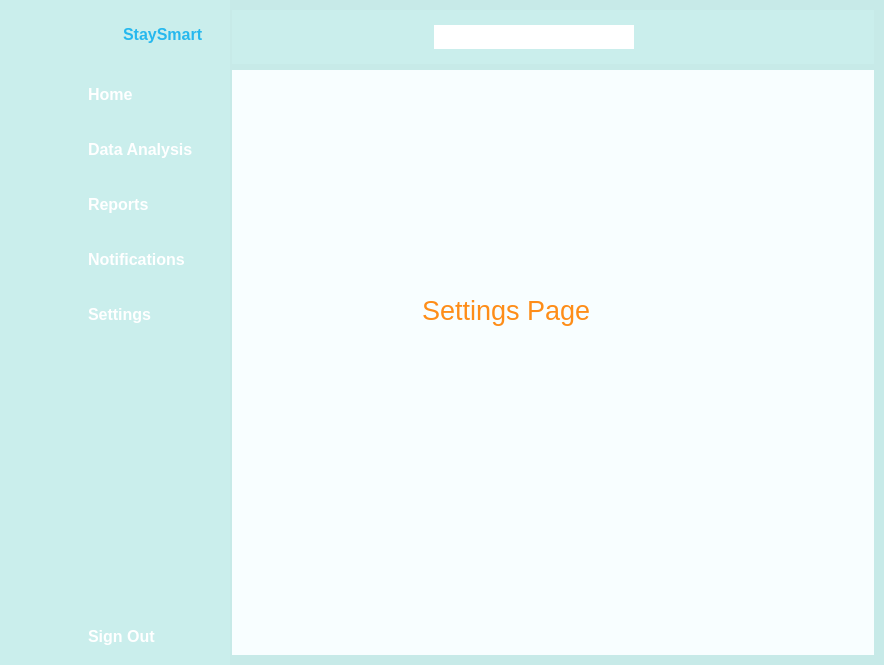
<?xml version="1.0" encoding="UTF-8"?>
<ui version="4.0">
 <class>MainWindow</class>
 <widget class="QMainWindow" name="MainWindow">
  <property name="geometry">
   <rect>
    <x>0</x>
    <y>0</y>
    <width>884</width>
    <height>665</height>
   </rect>
  </property>
  <property name="minimumSize">
   <size>
    <width>800</width>
    <height>600</height>
   </size>
  </property>
  <property name="windowTitle">
   <string>MainWindow</string>
  </property>
  <property name="styleSheet">
   <string notr="true">background-color: rgb(202, 238, 236);</string>
  </property>
  <widget class="QWidget" name="centralwidget">
   <layout class="QGridLayout" name="gridLayout">
    <property name="leftMargin">
     <number>0</number>
    </property>
    <property name="topMargin">
     <number>0</number>
    </property>
    <property name="rightMargin">
     <number>0</number>
    </property>
    <property name="bottomMargin">
     <number>0</number>
    </property>
    <item row="0" column="0">
     <widget class="QWidget" name="iconsWidget" native="true">
      <property name="styleSheet">
       <string notr="true">QWidget{
	
	background-color: rgb(202, 238, 236);
}

QPushButton{
	color: white;
	height: 40px;
	border: none;
	border-radius: 10px;
}

QPushButton:checked{
	background-color: rgb(44, 49, 60);
	font-weight: bold;
}</string>
      </property>
      <layout class="QVBoxLayout" name="verticalLayout_3">
       <property name="spacing">
        <number>0</number>
       </property>
       <item>
        <layout class="QHBoxLayout" name="horizontalLayout_3">
         <item>
          <widget class="QLabel" name="staySmartLogo">
           <property name="minimumSize">
            <size>
             <width>45</width>
             <height>50</height>
            </size>
           </property>
           <property name="maximumSize">
            <size>
             <width>40</width>
             <height>50</height>
            </size>
           </property>
           <property name="text">
            <string/>
           </property>
           <property name="pixmap">
            <pixmap resource="main_gui_icons.qrc">:/Logo/Logo/Stay Smart Logo 1.png</pixmap>
           </property>
           <property name="scaledContents">
            <bool>true</bool>
           </property>
          </widget>
         </item>
        </layout>
       </item>
       <item>
        <layout class="QVBoxLayout" name="verticalLayout">
         <property name="spacing">
          <number>15</number>
         </property>
         <property name="topMargin">
          <number>15</number>
         </property>
         <item>
          <widget class="QPushButton" name="homeButton">
           <property name="text">
            <string/>
           </property>
           <property name="icon">
            <iconset resource="main_gui_icons.qrc">
             <normaloff>:/IconsOrange/IconsOrange/#fe8d18/home.svg</normaloff>:/IconsOrange/IconsOrange/#fe8d18/home.svg</iconset>
           </property>
           <property name="iconSize">
            <size>
             <width>24</width>
             <height>24</height>
            </size>
           </property>
           <property name="checkable">
            <bool>true</bool>
           </property>
           <property name="autoExclusive">
            <bool>true</bool>
           </property>
          </widget>
         </item>
         <item>
          <widget class="QPushButton" name="dataAnalysisButton">
           <property name="text">
            <string/>
           </property>
           <property name="icon">
            <iconset resource="main_gui_icons.qrc">
             <normaloff>:/IconsOrange/IconsOrange/#fe8d18/database.svg</normaloff>:/IconsOrange/IconsOrange/#fe8d18/database.svg</iconset>
           </property>
           <property name="iconSize">
            <size>
             <width>24</width>
             <height>24</height>
            </size>
           </property>
           <property name="checkable">
            <bool>true</bool>
           </property>
           <property name="autoExclusive">
            <bool>true</bool>
           </property>
          </widget>
         </item>
         <item>
          <widget class="QPushButton" name="reportsButton">
           <property name="text">
            <string/>
           </property>
           <property name="icon">
            <iconset resource="main_gui_icons.qrc">
             <normaloff>:/IconsOrange/IconsOrange/#fe8d18/clipboard.svg</normaloff>:/IconsOrange/IconsOrange/#fe8d18/clipboard.svg</iconset>
           </property>
           <property name="iconSize">
            <size>
             <width>24</width>
             <height>24</height>
            </size>
           </property>
           <property name="checkable">
            <bool>true</bool>
           </property>
           <property name="autoExclusive">
            <bool>true</bool>
           </property>
          </widget>
         </item>
         <item>
          <widget class="QPushButton" name="notificationsButton">
           <property name="text">
            <string/>
           </property>
           <property name="icon">
            <iconset resource="main_gui_icons.qrc">
             <normaloff>:/IconsOrange/IconsOrange/#fe8d18/message-square.svg</normaloff>:/IconsOrange/IconsOrange/#fe8d18/message-square.svg</iconset>
           </property>
           <property name="iconSize">
            <size>
             <width>24</width>
             <height>24</height>
            </size>
           </property>
           <property name="checkable">
            <bool>true</bool>
           </property>
           <property name="autoExclusive">
            <bool>true</bool>
           </property>
          </widget>
         </item>
         <item>
          <widget class="QPushButton" name="settingsButton">
           <property name="text">
            <string/>
           </property>
           <property name="icon">
            <iconset resource="main_gui_icons.qrc">
             <normaloff>:/IconsOrange/IconsOrange/#fe8d18/settings.svg</normaloff>:/IconsOrange/IconsOrange/#fe8d18/settings.svg</iconset>
           </property>
           <property name="iconSize">
            <size>
             <width>24</width>
             <height>24</height>
            </size>
           </property>
           <property name="checkable">
            <bool>true</bool>
           </property>
           <property name="autoExclusive">
            <bool>true</bool>
           </property>
          </widget>
         </item>
         <item>
          <spacer name="verticalSpacer">
           <property name="orientation">
            <enum>Qt::Vertical</enum>
           </property>
           <property name="sizeHint" stdset="0">
            <size>
             <width>20</width>
             <height>258</height>
            </size>
           </property>
          </spacer>
         </item>
         <item>
          <widget class="QPushButton" name="signOutButton">
           <property name="text">
            <string/>
           </property>
           <property name="icon">
            <iconset resource="main_gui_icons.qrc">
             <normaloff>:/IconsOrange/IconsOrange/#fe8d18/log-out.svg</normaloff>:/IconsOrange/IconsOrange/#fe8d18/log-out.svg</iconset>
           </property>
           <property name="iconSize">
            <size>
             <width>24</width>
             <height>24</height>
            </size>
           </property>
          </widget>
         </item>
        </layout>
       </item>
      </layout>
     </widget>
    </item>
    <item row="0" column="2">
     <widget class="QWidget" name="mainWidget" native="true">
      <property name="styleSheet">
       <string notr="true">background-color: rgb(199, 234, 232);</string>
      </property>
      <layout class="QVBoxLayout" name="verticalLayout_5">
       <property name="leftMargin">
        <number>2</number>
       </property>
       <property name="topMargin">
        <number>10</number>
       </property>
       <property name="rightMargin">
        <number>10</number>
       </property>
       <property name="bottomMargin">
        <number>10</number>
       </property>
       <item>
        <widget class="QWidget" name="header_widget" native="true">
         <property name="styleSheet">
          <string notr="true">background-color: rgb(202, 238, 236);
border: none;
</string>
         </property>
         <layout class="QHBoxLayout" name="horizontalLayout_4">
          <property name="leftMargin">
           <number>10</number>
          </property>
          <property name="topMargin">
           <number>15</number>
          </property>
          <property name="rightMargin">
           <number>10</number>
          </property>
          <property name="bottomMargin">
           <number>15</number>
          </property>
          <item>
           <widget class="QPushButton" name="collapseAndExpandButton">
            <property name="text">
             <string/>
            </property>
            <property name="icon">
             <iconset resource="main_gui_icons.qrc">
              <normaloff>:/IconsOrange/IconsOrange/#fe8d18/menu.svg</normaloff>:/IconsOrange/IconsOrange/#fe8d18/menu.svg</iconset>
            </property>
            <property name="iconSize">
             <size>
              <width>24</width>
              <height>24</height>
             </size>
            </property>
            <property name="checkable">
             <bool>true</bool>
            </property>
            <property name="autoExclusive">
             <bool>false</bool>
            </property>
           </widget>
          </item>
          <item>
           <spacer name="horizontalSpacer_2">
            <property name="orientation">
             <enum>Qt::Horizontal</enum>
            </property>
            <property name="sizeHint" stdset="0">
             <size>
              <width>100</width>
              <height>20</height>
             </size>
            </property>
           </spacer>
          </item>
          <item>
           <layout class="QHBoxLayout" name="horizontalLayout">
            <item>
             <widget class="QLineEdit" name="searchBar">
              <property name="minimumSize">
               <size>
                <width>200</width>
                <height>24</height>
               </size>
              </property>
              <property name="styleSheet">
               <string notr="true">background-color: rgb(255, 255, 255);</string>
              </property>
             </widget>
            </item>
            <item>
             <widget class="QPushButton" name="searchButton">
              <property name="text">
               <string/>
              </property>
              <property name="icon">
               <iconset resource="main_gui_icons.qrc">
                <normaloff>:/IconsOrange/IconsOrange/#fe8d18/search.svg</normaloff>:/IconsOrange/IconsOrange/#fe8d18/search.svg</iconset>
              </property>
              <property name="iconSize">
               <size>
                <width>24</width>
                <height>24</height>
               </size>
              </property>
             </widget>
            </item>
           </layout>
          </item>
          <item>
           <spacer name="horizontalSpacer">
            <property name="orientation">
             <enum>Qt::Horizontal</enum>
            </property>
            <property name="sizeHint" stdset="0">
             <size>
              <width>100</width>
              <height>20</height>
             </size>
            </property>
           </spacer>
          </item>
          <item>
           <widget class="QPushButton" name="profileButton">
            <property name="autoFillBackground">
             <bool>false</bool>
            </property>
            <property name="styleSheet">
             <string notr="true">border-radius: 40px;</string>
            </property>
            <property name="text">
             <string/>
            </property>
            <property name="icon">
             <iconset resource="main_gui_icons.qrc">
              <normaloff>:/IconsOrange/IconsOrange/#fe8d18/user.svg</normaloff>:/IconsOrange/IconsOrange/#fe8d18/user.svg</iconset>
            </property>
            <property name="iconSize">
             <size>
              <width>24</width>
              <height>24</height>
             </size>
            </property>
           </widget>
          </item>
         </layout>
        </widget>
       </item>
       <item>
        <widget class="QStackedWidget" name="stackedWidget">
         <property name="styleSheet">
          <string notr="true">color: rgb(254, 141, 24);
background-color: rgb(248, 254, 255);</string>
         </property>
         <property name="currentIndex">
          <number>3</number>
         </property>
         <widget class="QWidget" name="homePage">
          <widget class="QLabel" name="placeholderTextForHomePage">
           <property name="geometry">
            <rect>
             <x>200</x>
             <y>210</y>
             <width>171</width>
             <height>81</height>
            </rect>
           </property>
           <property name="font">
            <font>
             <pointsize>20</pointsize>
            </font>
           </property>
           <property name="text">
            <string>&lt;html&gt;&lt;head/&gt;&lt;body&gt;&lt;p&gt;&lt;span style=&quot; color:#fe8d18;&quot;&gt;Home Page&lt;/span&gt;&lt;/p&gt;&lt;/body&gt;&lt;/html&gt;</string>
           </property>
          </widget>
         </widget>
         <widget class="QWidget" name="dataAnalysisPage">
          <widget class="QLabel" name="placeholderTextForDataAnalysisPage">
           <property name="geometry">
            <rect>
             <x>170</x>
             <y>210</y>
             <width>251</width>
             <height>81</height>
            </rect>
           </property>
           <property name="font">
            <font>
             <pointsize>20</pointsize>
            </font>
           </property>
           <property name="text">
            <string>Data Analysis Page</string>
           </property>
          </widget>
         </widget>
         <widget class="QWidget" name="reportsPage">
          <widget class="QLabel" name="placeholderTextForReportsPage">
           <property name="geometry">
            <rect>
             <x>200</x>
             <y>200</y>
             <width>171</width>
             <height>81</height>
            </rect>
           </property>
           <property name="font">
            <font>
             <pointsize>20</pointsize>
            </font>
           </property>
           <property name="text">
            <string>Reports Page</string>
           </property>
          </widget>
         </widget>
         <widget class="QWidget" name="settingsPage">
          <widget class="QLabel" name="placeholderTextForSettingsPage">
           <property name="geometry">
            <rect>
             <x>190</x>
             <y>200</y>
             <width>171</width>
             <height>81</height>
            </rect>
           </property>
           <property name="font">
            <font>
             <pointsize>20</pointsize>
            </font>
           </property>
           <property name="text">
            <string>Settings Page</string>
           </property>
          </widget>
         </widget>
         <widget class="QWidget" name="notificationsPage">
          <widget class="QLabel" name="placeholderTextForNotificationsPage">
           <property name="geometry">
            <rect>
             <x>160</x>
             <y>200</y>
             <width>251</width>
             <height>81</height>
            </rect>
           </property>
           <property name="font">
            <font>
             <pointsize>20</pointsize>
            </font>
           </property>
           <property name="text">
            <string>Notifications Page</string>
           </property>
          </widget>
         </widget>
        </widget>
       </item>
      </layout>
     </widget>
    </item>
    <item row="0" column="1">
     <widget class="QWidget" name="iconsWithTextWidget" native="true">
      <property name="styleSheet">
       <string notr="true">QWidget{
	background-color: rgb(202, 238, 236);
	color: white;
}

QPushButton{
	color: white;
	text-align: left;
	height: 40px;
	padding-left: 10px;
	border: none;
	border-top-left-radius: 10px;
	border-bottom-left-radius: 10px
}

QPushButton:checked{
	background-color: rgb(44, 49, 60);
	font-weight: bold;
}</string>
      </property>
      <layout class="QVBoxLayout" name="verticalLayout_4">
       <property name="spacing">
        <number>0</number>
       </property>
       <property name="rightMargin">
        <number>0</number>
       </property>
       <item>
        <layout class="QHBoxLayout" name="horizontalLayout_2">
         <property name="rightMargin">
          <number>20</number>
         </property>
         <item>
          <widget class="QLabel" name="staySmartLogoWithText">
           <property name="minimumSize">
            <size>
             <width>45</width>
             <height>50</height>
            </size>
           </property>
           <property name="maximumSize">
            <size>
             <width>45</width>
             <height>50</height>
            </size>
           </property>
           <property name="text">
            <string/>
           </property>
           <property name="pixmap">
            <pixmap resource="main_gui_icons.qrc">:/Logo/Logo/Stay Smart Logo 1.png</pixmap>
           </property>
           <property name="scaledContents">
            <bool>true</bool>
           </property>
          </widget>
         </item>
         <item>
          <widget class="QLabel" name="staySmartText">
           <property name="font">
            <font>
             <family>Segoe UI</family>
             <pointsize>12</pointsize>
             <italic>false</italic>
             <bold>true</bold>
            </font>
           </property>
           <property name="styleSheet">
            <string notr="true">
color: rgb(38, 184, 238);
font: 700 12pt &quot;Segoe UI&quot;;</string>
           </property>
           <property name="text">
            <string>StaySmart</string>
           </property>
          </widget>
         </item>
        </layout>
       </item>
       <item>
        <layout class="QVBoxLayout" name="verticalLayout_2">
         <property name="spacing">
          <number>15</number>
         </property>
         <property name="topMargin">
          <number>15</number>
         </property>
         <item>
          <widget class="QPushButton" name="homeButtonWithText">
           <property name="font">
            <font>
             <family>Segoe UI</family>
             <pointsize>12</pointsize>
             <italic>false</italic>
             <bold>true</bold>
            </font>
           </property>
           <property name="styleSheet">
            <string notr="true">
color: rgb(255, 255, 255);
font: 700 12pt &quot;Segoe UI&quot;;</string>
           </property>
           <property name="text">
            <string>Home</string>
           </property>
           <property name="icon">
            <iconset resource="main_gui_icons.qrc">
             <normaloff>:/IconsOrange/IconsOrange/#fe8d18/home.svg</normaloff>:/IconsOrange/IconsOrange/#fe8d18/home.svg</iconset>
           </property>
           <property name="iconSize">
            <size>
             <width>24</width>
             <height>24</height>
            </size>
           </property>
           <property name="checkable">
            <bool>true</bool>
           </property>
           <property name="autoExclusive">
            <bool>true</bool>
           </property>
          </widget>
         </item>
         <item>
          <widget class="QPushButton" name="dataAnalysisButtonWithText">
           <property name="font">
            <font>
             <family>Segoe UI</family>
             <pointsize>12</pointsize>
             <italic>false</italic>
             <bold>true</bold>
            </font>
           </property>
           <property name="styleSheet">
            <string notr="true">font: 700 12pt &quot;Segoe UI&quot;;
color: rgb(255, 255, 255);</string>
           </property>
           <property name="text">
            <string>Data Analysis</string>
           </property>
           <property name="icon">
            <iconset resource="main_gui_icons.qrc">
             <normaloff>:/IconsOrange/IconsOrange/#fe8d18/database.svg</normaloff>:/IconsOrange/IconsOrange/#fe8d18/database.svg</iconset>
           </property>
           <property name="iconSize">
            <size>
             <width>24</width>
             <height>24</height>
            </size>
           </property>
           <property name="checkable">
            <bool>true</bool>
           </property>
           <property name="autoExclusive">
            <bool>true</bool>
           </property>
          </widget>
         </item>
         <item>
          <widget class="QPushButton" name="reportsButtonWithText">
           <property name="font">
            <font>
             <family>Segoe UI</family>
             <pointsize>12</pointsize>
             <italic>false</italic>
             <bold>true</bold>
            </font>
           </property>
           <property name="styleSheet">
            <string notr="true">color: rgb(255, 255, 255);
font: 700 12pt &quot;Segoe UI&quot;;</string>
           </property>
           <property name="text">
            <string>Reports</string>
           </property>
           <property name="icon">
            <iconset resource="main_gui_icons.qrc">
             <normaloff>:/IconsOrange/IconsOrange/#fe8d18/clipboard.svg</normaloff>:/IconsOrange/IconsOrange/#fe8d18/clipboard.svg</iconset>
           </property>
           <property name="iconSize">
            <size>
             <width>24</width>
             <height>24</height>
            </size>
           </property>
           <property name="checkable">
            <bool>true</bool>
           </property>
           <property name="autoExclusive">
            <bool>true</bool>
           </property>
          </widget>
         </item>
         <item>
          <widget class="QPushButton" name="notificationsButtonWithText">
           <property name="font">
            <font>
             <family>Segoe UI</family>
             <pointsize>12</pointsize>
             <italic>false</italic>
             <bold>true</bold>
            </font>
           </property>
           <property name="styleSheet">
            <string notr="true">color: rgb(255, 255, 255);
font: 700 12pt &quot;Segoe UI&quot;;</string>
           </property>
           <property name="text">
            <string>Notifications</string>
           </property>
           <property name="icon">
            <iconset resource="main_gui_icons.qrc">
             <normaloff>:/IconsOrange/IconsOrange/#fe8d18/message-square.svg</normaloff>:/IconsOrange/IconsOrange/#fe8d18/message-square.svg</iconset>
           </property>
           <property name="iconSize">
            <size>
             <width>24</width>
             <height>24</height>
            </size>
           </property>
           <property name="checkable">
            <bool>true</bool>
           </property>
           <property name="autoExclusive">
            <bool>true</bool>
           </property>
          </widget>
         </item>
         <item>
          <widget class="QPushButton" name="settingsButtonWithText">
           <property name="font">
            <font>
             <family>Segoe UI</family>
             <pointsize>12</pointsize>
             <italic>false</italic>
             <bold>true</bold>
            </font>
           </property>
           <property name="styleSheet">
            <string notr="true">color: rgb(255, 255, 255);
font: 700 12pt &quot;Segoe UI&quot;;</string>
           </property>
           <property name="text">
            <string>Settings</string>
           </property>
           <property name="icon">
            <iconset resource="main_gui_icons.qrc">
             <normaloff>:/IconsOrange/IconsOrange/#fe8d18/settings.svg</normaloff>:/IconsOrange/IconsOrange/#fe8d18/settings.svg</iconset>
           </property>
           <property name="iconSize">
            <size>
             <width>24</width>
             <height>24</height>
            </size>
           </property>
           <property name="checkable">
            <bool>true</bool>
           </property>
           <property name="autoExclusive">
            <bool>true</bool>
           </property>
          </widget>
         </item>
         <item>
          <spacer name="verticalSpacer_2">
           <property name="orientation">
            <enum>Qt::Vertical</enum>
           </property>
           <property name="sizeHint" stdset="0">
            <size>
             <width>20</width>
             <height>258</height>
            </size>
           </property>
          </spacer>
         </item>
         <item>
          <widget class="QPushButton" name="signOutButtonWithText">
           <property name="font">
            <font>
             <family>Segoe UI</family>
             <pointsize>12</pointsize>
             <italic>false</italic>
             <bold>true</bold>
            </font>
           </property>
           <property name="styleSheet">
            <string notr="true">color: rgb(255, 255, 255);
font: 700 12pt &quot;Segoe UI&quot;;</string>
           </property>
           <property name="text">
            <string>Sign Out</string>
           </property>
           <property name="icon">
            <iconset resource="main_gui_icons.qrc">
             <normaloff>:/IconsOrange/IconsOrange/#fe8d18/log-out.svg</normaloff>:/IconsOrange/IconsOrange/#fe8d18/log-out.svg</iconset>
           </property>
           <property name="iconSize">
            <size>
             <width>24</width>
             <height>24</height>
            </size>
           </property>
          </widget>
         </item>
        </layout>
       </item>
      </layout>
     </widget>
    </item>
   </layout>
  </widget>
 </widget>
 <resources>
  <include location="main_gui_icons.qrc"/>
 </resources>
 <connections>
  <connection>
   <sender>collapseAndExpandButton</sender>
   <signal>toggled(bool)</signal>
   <receiver>iconsWidget</receiver>
   <slot>setHidden(bool)</slot>
   <hints>
    <hint type="sourcelabel">
     <x>267</x>
     <y>26</y>
    </hint>
    <hint type="destinationlabel">
     <x>64</x>
     <y>252</y>
    </hint>
   </hints>
  </connection>
  <connection>
   <sender>collapseAndExpandButton</sender>
   <signal>toggled(bool)</signal>
   <receiver>iconsWithTextWidget</receiver>
   <slot>setVisible(bool)</slot>
   <hints>
    <hint type="sourcelabel">
     <x>273</x>
     <y>29</y>
    </hint>
    <hint type="destinationlabel">
     <x>228</x>
     <y>304</y>
    </hint>
   </hints>
  </connection>
  <connection>
   <sender>settingsButton</sender>
   <signal>toggled(bool)</signal>
   <receiver>settingsButtonWithText</receiver>
   <slot>setChecked(bool)</slot>
   <hints>
    <hint type="sourcelabel">
     <x>36</x>
     <y>314</y>
    </hint>
    <hint type="destinationlabel">
     <x>101</x>
     <y>310</y>
    </hint>
   </hints>
  </connection>
  <connection>
   <sender>notificationsButton</sender>
   <signal>toggled(bool)</signal>
   <receiver>notificationsButtonWithText</receiver>
   <slot>setChecked(bool)</slot>
   <hints>
    <hint type="sourcelabel">
     <x>39</x>
     <y>252</y>
    </hint>
    <hint type="destinationlabel">
     <x>101</x>
     <y>257</y>
    </hint>
   </hints>
  </connection>
  <connection>
   <sender>reportsButton</sender>
   <signal>toggled(bool)</signal>
   <receiver>reportsButtonWithText</receiver>
   <slot>setChecked(bool)</slot>
   <hints>
    <hint type="sourcelabel">
     <x>37</x>
     <y>188</y>
    </hint>
    <hint type="destinationlabel">
     <x>110</x>
     <y>191</y>
    </hint>
   </hints>
  </connection>
  <connection>
   <sender>dataAnalysisButton</sender>
   <signal>toggled(bool)</signal>
   <receiver>dataAnalysisButtonWithText</receiver>
   <slot>setChecked(bool)</slot>
   <hints>
    <hint type="sourcelabel">
     <x>40</x>
     <y>135</y>
    </hint>
    <hint type="destinationlabel">
     <x>103</x>
     <y>147</y>
    </hint>
   </hints>
  </connection>
  <connection>
   <sender>homeButton</sender>
   <signal>toggled(bool)</signal>
   <receiver>homeButtonWithText</receiver>
   <slot>setChecked(bool)</slot>
   <hints>
    <hint type="sourcelabel">
     <x>29</x>
     <y>100</y>
    </hint>
    <hint type="destinationlabel">
     <x>102</x>
     <y>103</y>
    </hint>
   </hints>
  </connection>
  <connection>
   <sender>homeButtonWithText</sender>
   <signal>toggled(bool)</signal>
   <receiver>homeButton</receiver>
   <slot>setChecked(bool)</slot>
   <hints>
    <hint type="sourcelabel">
     <x>123</x>
     <y>84</y>
    </hint>
    <hint type="destinationlabel">
     <x>43</x>
     <y>89</y>
    </hint>
   </hints>
  </connection>
  <connection>
   <sender>dataAnalysisButtonWithText</sender>
   <signal>toggled(bool)</signal>
   <receiver>dataAnalysisButton</receiver>
   <slot>setChecked(bool)</slot>
   <hints>
    <hint type="sourcelabel">
     <x>172</x>
     <y>132</y>
    </hint>
    <hint type="destinationlabel">
     <x>46</x>
     <y>131</y>
    </hint>
   </hints>
  </connection>
  <connection>
   <sender>reportsButtonWithText</sender>
   <signal>toggled(bool)</signal>
   <receiver>reportsButton</receiver>
   <slot>setChecked(bool)</slot>
   <hints>
    <hint type="sourcelabel">
     <x>171</x>
     <y>189</y>
    </hint>
    <hint type="destinationlabel">
     <x>47</x>
     <y>190</y>
    </hint>
   </hints>
  </connection>
  <connection>
   <sender>notificationsButtonWithText</sender>
   <signal>toggled(bool)</signal>
   <receiver>notificationsButton</receiver>
   <slot>setChecked(bool)</slot>
   <hints>
    <hint type="sourcelabel">
     <x>177</x>
     <y>241</y>
    </hint>
    <hint type="destinationlabel">
     <x>45</x>
     <y>245</y>
    </hint>
   </hints>
  </connection>
  <connection>
   <sender>settingsButtonWithText</sender>
   <signal>toggled(bool)</signal>
   <receiver>settingsButton</receiver>
   <slot>setChecked(bool)</slot>
   <hints>
    <hint type="sourcelabel">
     <x>203</x>
     <y>300</y>
    </hint>
    <hint type="destinationlabel">
     <x>53</x>
     <y>300</y>
    </hint>
   </hints>
  </connection>
 </connections>
</ui>
